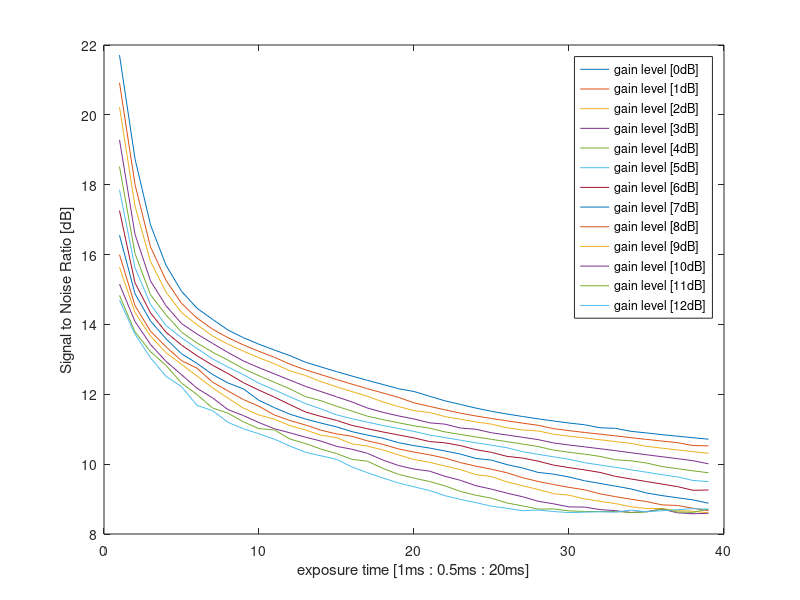

This chart was generated by the following MATLAB code:
clear all
close all
% mxn = 13 x 39
data = csvread('rSNR.csv')

for i = 1:length(data(:,1))
%     figure(i)
h(i)= plot(data(i,:))
hold on
[maxval maxloc] = max(data(i,:))
% scatter(maxloc, maxval)
xlabel('exposure time [1ms : 0.5ms : 20ms]' )
ylabel('Signal to Noise Ratio [dB]')
legend('gain level [0dB]', 'gain level [1dB]', 'gain level [2dB]','gain level [3dB]','gain level [4dB]','gain level [5dB]','gain level [6dB]', 'gain level [7dB]', 'gain level [8dB]', 'gain level [9dB]', 'gain level [10dB]', 'gain level [11dB]', 'gain level [12dB]')
end